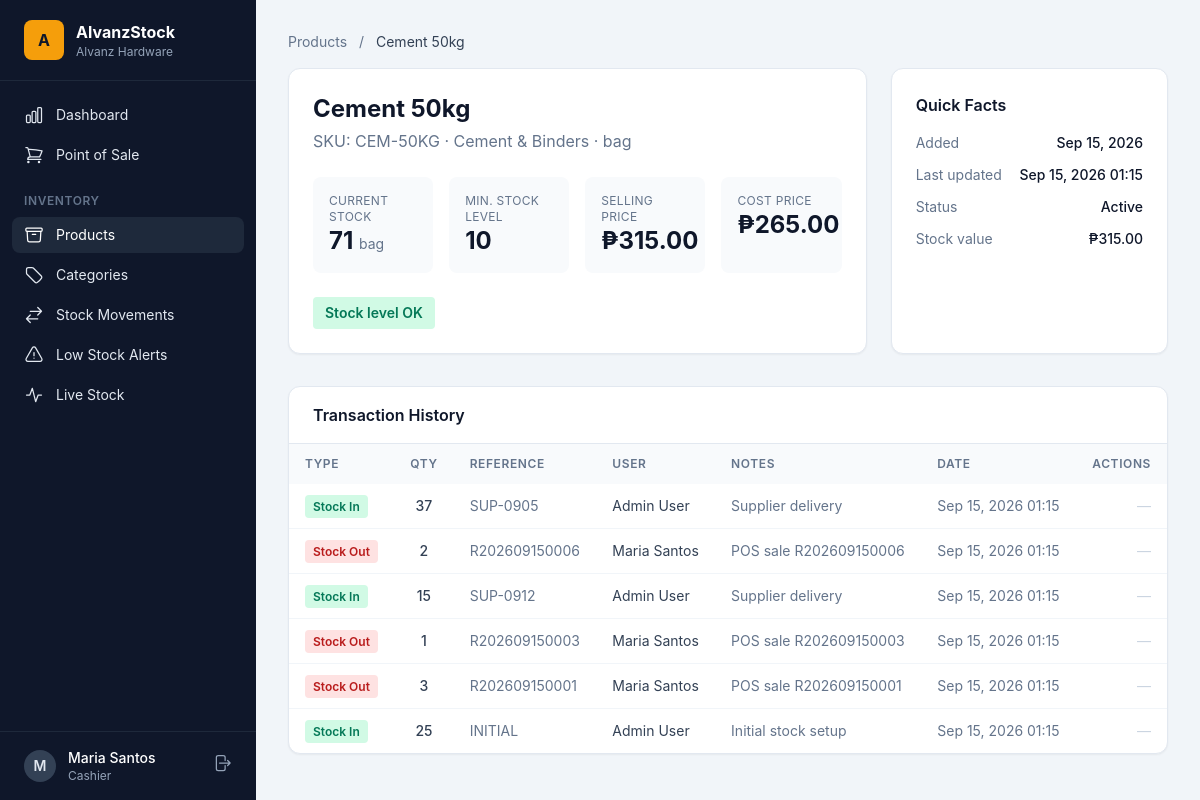
Page /products/2/ (signed in) on the earlier database version.
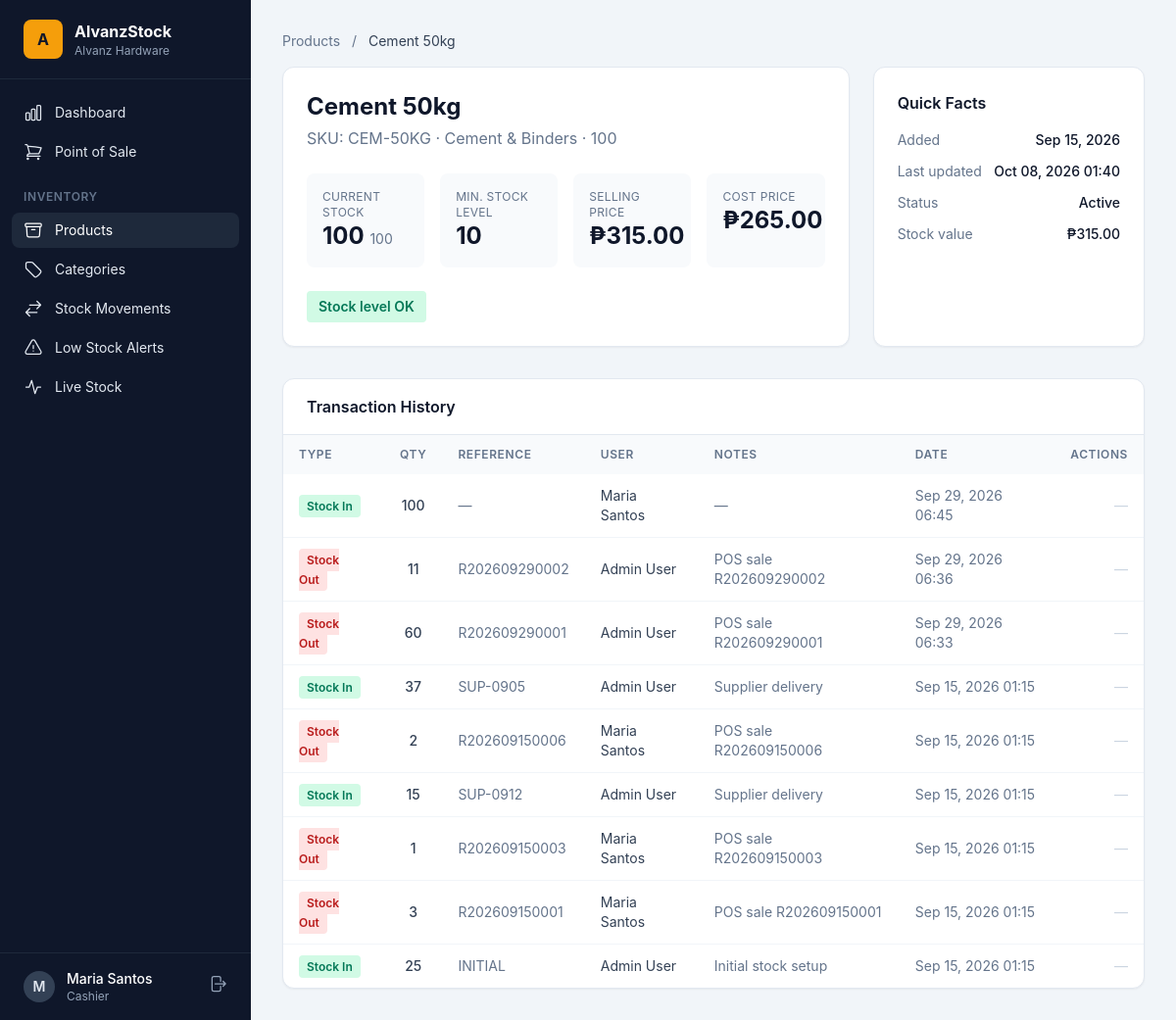
Same page on the later database version.
### inventory/models.py (models this page shows, shortened)
class Product(models.Model):
    name = models.CharField(max_length=200)
    sku = models.CharField(max_length=50, unique=True)
    image = models.ImageField(upload_to="products/", blank=True)
    category = models.ForeignKey(Category, on_delete=models.SET_NULL, null=True, blank=True, related_name="products")
    unit = models.CharField(max_length=20, default="pcs")
    cost_price = models.DecimalField(max_digits=12, decimal_places=2, default=0)
    sell_price = models.DecimalField(max_digits=12, decimal_places=2, default=0)
    quantity = models.PositiveIntegerField(default=0)
    min_stock_level = models.PositiveIntegerField(default=10)
    is_active = models.BooleanField(default=True)
    created_at = models.DateTimeField(auto_now_add=True)
    updated_at = models.DateTimeField(auto_now=True)
    class Meta:
        ordering = ["name"]
    @property
    def is_low_stock(self):
        return self.quantity <= self.min_stock_level

class StockTransaction(models.Model):
    class Type(models.TextChoices):
        STOCK_IN = "IN", "Stock In"
        STOCK_OUT = "OUT", "Stock Out"
        ADJUST = "ADJ", "Adjustment"
    product = models.ForeignKey(Product, on_delete=models.CASCADE, related_name="transactions")
    transaction_type = models.CharField(max_length=5, choices=Type.choices)
    quantity = models.PositiveIntegerField()
    reference = models.CharField(max_length=100, blank=True)
    notes = models.TextField(blank=True)
    user = models.ForeignKey("accounts.User", on_delete=models.SET_NULL, null=True, related_name="stock_transactions")
    created_at = models.DateTimeField(auto_now_add=True)
    class Meta:
        ordering = ["-created_at"]

class Category(models.Model):
    name = models.CharField(max_length=100, unique=True)
    description = models.TextField(blank=True)
    class Meta:
        verbose_name_plural = "categories"
        ordering = ["name"]

### accounts/models.py (models this page shows, shortened)
class User(AbstractUser):
    class Role(models.TextChoices):
        MANAGER = "manager", "Manager"
        CASHIER = "cashier", "Cashier"
        STAFF = "staff", "Staff"
        STOCK_VIEWER = "stock_viewer", "Stock Viewer"
    role = models.CharField(max_length=20, choices=Role.choices, default=Role.STAFF)
    @property
    def is_manager(self):
        return self.role == self.Role.MANAGER or self.is_superuser
    @property
    def is_stock_viewer(self):
        return self.role == self.Role.STOCK_VIEWER

### inventory/views.py (the view)
# urls.py: path("products/<int:pk>/", views.product_detail, name="product_detail"),
@login_required
def product_detail(request, pk):
    product = get_object_or_404(Product.objects.select_related("category"), pk=pk)
    transactions = product.transactions.select_related("user")[:20]
    return render(request, "inventory/product_detail.html", {"product": product, "transactions": transactions})

### templates/inventory/product_detail.html (shortened to what the changed rows need)
{% extends "base.html" %}
{% block content %}
<nav class="text-sm text-slate-500 mb-4">
  <a href="{% url 'product_list' %}" class="hover:text-amber-600">Products</a>
  <span class="mx-2">/</span>
  <span class="text-slate-700">{{ product.name }}</span>
</nav>
<div class="grid grid-cols-1 lg:grid-cols-3 gap-6 mb-8">
  <div class="lg:col-span-2 card p-6">
    <div class="flex flex-wrap items-start justify-between gap-4">
      <div>
        <h1 class="text-2xl font-bold">{{ product.name }}</h1>
        <p class="text-slate-500 mt-1">SKU: {{ product.sku }} · {{ product.category.name|default:"Uncategorized" }} · {{ product.unit }}</p>
      </div>
    </div>
    <dl class="grid grid-cols-2 sm:grid-cols-4 gap-4 mt-6">
      <div class="bg-slate-50 rounded-lg p-4">
        <dt class="text-xs text-slate-500 uppercase tracking-wide">Current Stock</dt>
        <dd class="text-2xl font-bold {% if product.is_low_stock %}text-red-600{% endif %}">{{ product.quantity }} <span class="text-sm font-normal text-slate-500">{{ product.unit }}</span></dd>
      </div>
      <div class="bg-slate-50 rounded-lg p-4">
        <dt class="text-xs text-slate-500 uppercase tracking-wide">Min. Stock Level</dt>
        <dd class="text-2xl font-bold">{{ product.min_stock_level }}</dd>
      </div>
      <div class="bg-slate-50 rounded-lg p-4">
        <dt class="text-xs text-slate-500 uppercase tracking-wide">Selling Price</dt>
        <dd class="text-2xl font-bold">₱{{ product.sell_price|floatformat:2 }}</dd>
      </div>
      <div class="bg-slate-50 rounded-lg p-4">
        <dt class="text-xs text-slate-500 uppercase tracking-wide">Cost Price</dt>
        <dd class="text-2xl font-bold">₱{{ product.cost_price|floatformat:2 }}</dd>
      </div>
    </dl>
  </div>
  <div class="card p-6">
    <h2 class="font-semibold mb-4">Quick Facts</h2>
    <dl class="space-y-3 text-sm">
      <div class="flex justify-between"><dt class="text-slate-500">Added</dt><dd class="font-medium">{{ product.created_at|date:"M d, Y" }}</dd></div>
      <div class="flex justify-between"><dt class="text-slate-500">Last updated</dt><dd class="font-medium">{{ product.updated_at|date:"M d, Y H:i" }}</dd></div>
      <div class="flex justify-between"><dt class="text-slate-500">Stock value</dt><dd class="font-medium">₱{{ product.sell_price|floatformat:2 }}</dd></div>
    </dl>
  </div>
</div>
<div class="card overflow-hidden">
  <div class="px-6 py-4 border-b border-slate-200">
    <h2 class="font-semibold">Transaction History</h2>
  </div>
  <div class="overflow-x-auto">
    <table class="w-full">
      <thead class="bg-slate-50">
        <tr>
          <th class="table-head">Type</th>
          <th class="table-head text-center">Qty</th>
          <th class="table-head">Reference</th>
          <th class="table-head">User</th>
          <th class="table-head">Notes</th>
          <th class="table-head">Date</th>
          <th class="table-head text-right">Actions</th>
        </tr>
      </thead>
      <tbody class="divide-y divide-slate-100">
        {% for t in transactions %}
        <tr>
          <td class="table-cell">
            <span class="text-xs font-semibold px-2 py-1 rounded {% if t.transaction_type == 'IN' %}bg-emerald-100 text-emerald-700{% elif t.transaction_type == 'OUT' %}bg-red-100 text-red-700{% else %}bg-slate-100 text-slate-600{% endif %}">{{ t.get_transaction_type_display }}</span>
          </td>
          <td class="table-cell text-center font-medium">{{ t.quantity }}</td>
          <td class="table-cell text-slate-500">{{ t.reference|default:"—" }}</td>
          <td class="table-cell">{{ t.user.get_full_name|default:t.user.username|default:"—" }}</td>
          <td class="table-cell text-slate-500">{{ t.notes|default:"—"|truncatechars:40 }}</td>
          <td class="table-cell text-slate-500">{{ t.created_at|date:"M d, Y H:i" }}</td>
          <td class="table-cell text-right">
            {% if user.is_manager %}
            <form method="post" action="{% url 'stock_transaction_delete' t.pk %}" class="inline" onsubmit="return confirm('Delete this {{ t.get_transaction_type_display|lower }} of {{ t.quantity }} × {{ t.product.name|escapejs }}? Stock will be adjusted.')">
              {% csrf_token %}
              <button class="text-red-500 hover:text-red-700">Delete</button>
            </form>
            {% else %}
            <span class="text-slate-300">—</span>
            {% endif %}
          </td>
        </tr>
        {% empty %}
        <tr><td colspan="7" class="table-cell text-center text-slate-400 py-8">No transactions recorded yet.</td></tr>
        {% endfor %}
      </tbody>
    </table>
  </div>
</div>
{% endblock %}

Differences in the rows shown:
changed Product "Cement 50kg": unit "bag" → "100"; quantity "71" → "100"; updated_at "Sep 15, 2026 01:15" → "Oct 08, 2026 01:40"
added StockTransaction: transaction_type "Stock In", quantity "100", reference "—", user.get_full_name "Maria Santos", notes "—", created_at "Sep 29, 2026 06:45"
added StockTransaction: transaction_type "Stock Out", quantity "11", reference "R202609290002", user.get_full_name "Admin User", notes "POS sale R202609290002", created_at "Sep 29, 2026 06:36"
added StockTransaction: transaction_type "Stock Out", quantity "60", reference "R202609290001", user.get_full_name "Admin User", notes "POS sale R202609290001", created_at "Sep 29, 2026 06:33"
